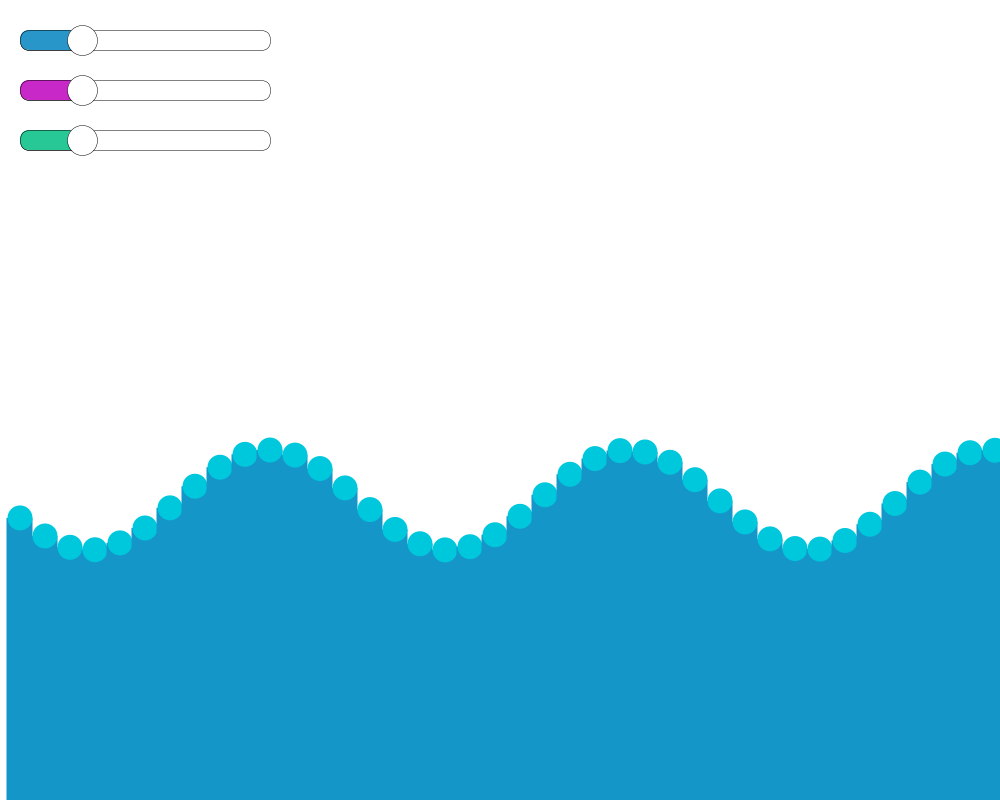
Frame 1 (no input)
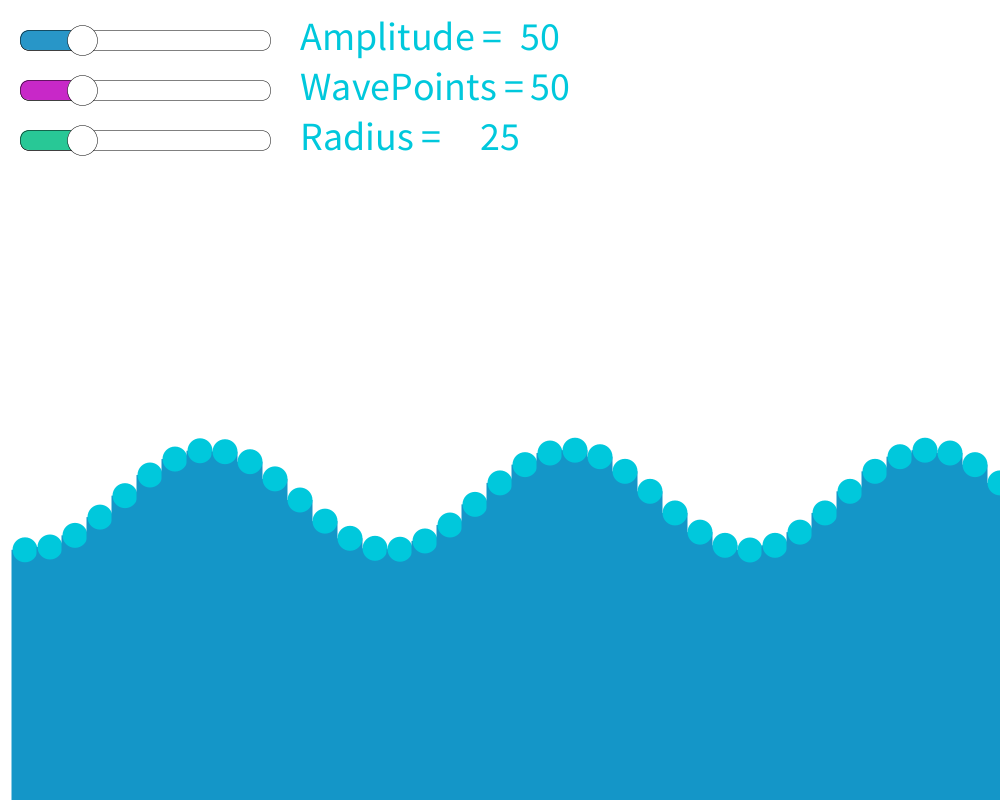
Frame 60 (the mouse pressed at the canvas centre just before this capture)
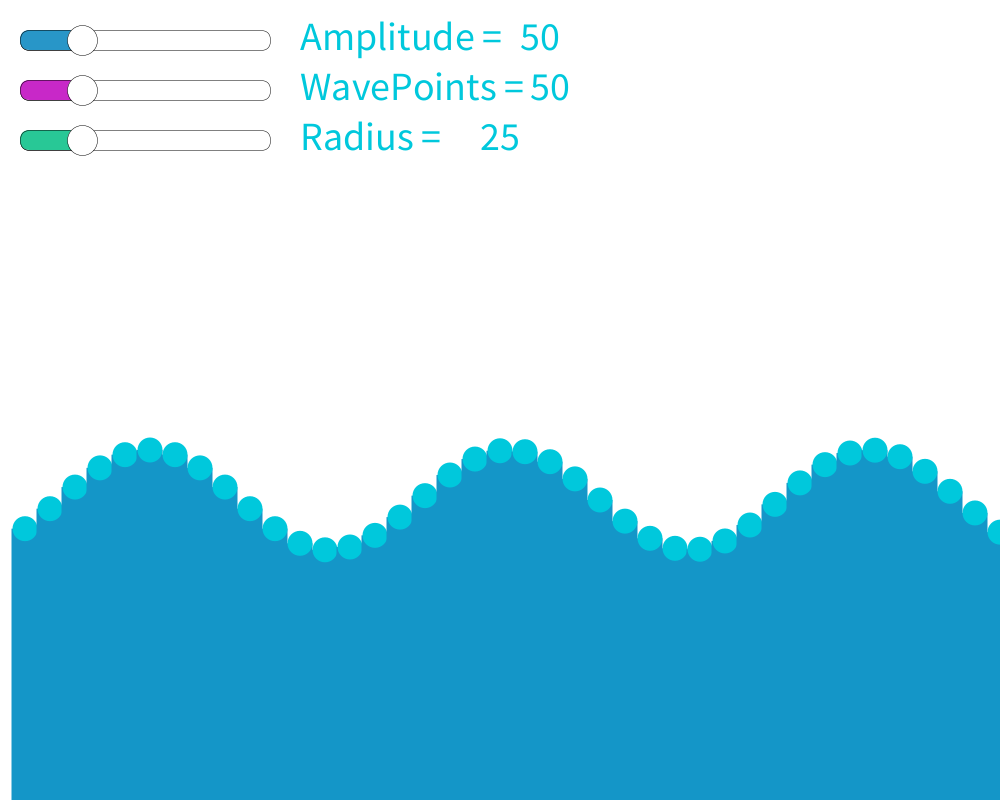
Frame 120 (the mouse held since frame 60 and released just before this capture)

The Processing sketch that drew these frames (run headless with seeded random() and noise(); from frame 60 on, the mouse is pressed at the canvas centre):

// Processing sketch: sketch_7_23_2024_12_28_Water_wAve
// ── sketch_7_23_2024_12_28_Water_wAve.pde
float wavePoints = 250; 
float amplitude = 30;
float radius = 10; 
float xPos = 20; 

Slider amplitudeSlider = new Slider(20, 30, 250, 20, color(40, 150, 200)); 
Slider wavePointsSlider = new Slider(20, 80, 250, 20, color(200, 40, 200)); 
Slider radiusSlider = new Slider(20, 130, 250, 20, color(40, 200, 150)); 


void setup()
{
  size(1000, 800); 
  
}


void draw()
{
  background(255, 255, 255); 
 
  
  textSize(40); 
  //stroke(0, 200, 150); 
  text("Amplitude = ", 300, 50); 
  text(round(amplitude), 520, 50); 
  text("WavePoints = ", 300, 100); 
  text(round(wavePoints), 530, 100); 
  text("Radius = ", 300, 150); 
  text(round(radius), 480, 150); 
  
   amplitudeSlider.drawSlider(); 
  wavePointsSlider.drawSlider(); 
  radiusSlider.drawSlider(); 
  
  amplitude  =  2*amplitudeSlider.sliderValue; 
  wavePoints = 2*wavePointsSlider.sliderValue; 
  radius     =    radiusSlider.sliderValue; 

  
  
  
  
  
  
  
  float initialPhase = frameCount; 
  for(int i = 1; i<=wavePoints; i++)
  {
   
    float displacement =  width/2 + amplitude*sin(radians(initialPhase + xPos)); 
    fill(20, 150, 200); 
    noStroke(); 
    rect(xPos - radius/2.0-1, displacement, radius +1, height - displacement); 
    strokeWeight(0.5); 
     fill(0, 200, 220); 
    ellipse(xPos,displacement , radius, radius); 
    
   
  
    xPos+=radius; 
    
  }
  xPos = radius; 
  
}

// ── Slider_class.pde
boolean focussed(float x, float y, float l, float b)
{
  
  if(  (mouseX > x && mouseX< x + l ) && (mouseY > y  && mouseY < y + b)  )
  {
    return true; 
  }
  return false; 
}

class Slider{
  PVector position; 
  float sliderHeight; 
  float sliderWidth; 
  float sliderValue; 
  color sliderColor; 
  
  float bavel = 90; 
  
  float ballX = 0; 
  float ballRadius = 0; 
  float ballY = 0;
  
  Slider(float x, float y, float w, float h, color c)
  {
    position = new PVector(x, y); 
    sliderWidth = w; 
    sliderHeight = h; 
    sliderColor = c;  
    ballX = x + w/4.0; 
    ballY = y + h/2.0; 
    ballRadius = 1.5*h;
    
  }
  
  void drawSlider()
  {
   //Rendering Slider value. 
   this.sliderValue = ((this.ballX - this.position.x)/this.sliderWidth)*100.00; 
   
    //Checking for whether the user has clicked on any part of the slider
    if(focussed(this.position.x, this.position.y, this.sliderWidth, this.sliderHeight) && mousePressed)
    {
     this.ballX = mouseX;  
    }
    //Checking for whether the user is dragging the ball. 
    if(focussed(this.ballX - this.ballRadius, this.ballY - this.ballRadius, this.ballRadius*2, this.ballRadius*2) && mousePressed)
    {
      if(mouseX > this.position.x && mouseX < this.position.x + this.sliderWidth)
      {
        this.ballX = mouseX; 
      }
    }
    
    //Drawing the body rectangle. 
    strokeWeight(0.5); 
    stroke(0, 0, 0); 
    fill(255, 255, 255); 
    rect(this.position.x, this.position.y, this.sliderWidth, this.sliderHeight, this.bavel); 
    
    //Drawing the filled porition
    fill(this.sliderColor); 
    float fillWidth = this.ballX - this.position.x; 
    rect(this.position.x, this.position.y, fillWidth, this.sliderHeight, this.bavel); 
    
    //Drawing the ball. 
    fill(255, 255, 255); 
    ellipse(this.ballX, this.ballY , this.ballRadius, this.ballRadius); 
  }
  
}; 
